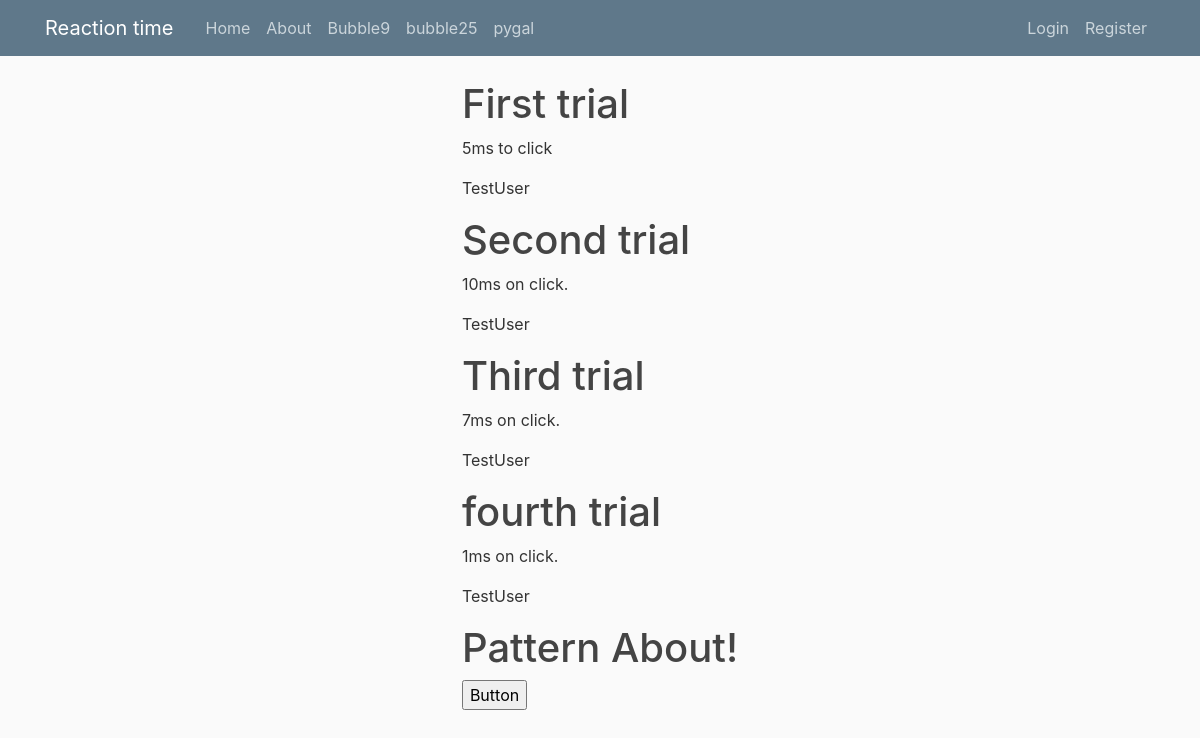
/about, run on the app's committed database.
### patterns/models.py (models this page shows, shortened)
class Post(models.Model):
    title = models.CharField(max_length=100)
    content = models.TextField()
    author = models.ForeignKey(User, on_delete = models.CASCADE)

### patterns/views.py (the view)
def about(request):
    if request.GET.get('Button') == 'Button':
        print('user clicked summary')
    context = {
        'posts': Post.objects.all()
    }
    return render(request, 'patterns/about.html', context)

### patterns/templates/patterns/about.html
{% extends "patterns/base.html" %}
{% block content %}
    {%  for post in posts %}
        <h1> {{ post.title }}</h1>
        <p> {{ post.content }}</p>
        <p> {{ post.author }}</p>
    {% endfor %}
    <h1> Pattern About!</h1>
    <form method='get' action='#'>
        <input type="submit" value="Button" name="Button"/>
    </form>
{% endblock content %}

### patterns/static/patterns/main.css (style rules this page uses)
body { background: #fafafa; color: #333333; margin-top: 5rem; }
h1, h2, h3, h4, h5, h6 { color: #444444; }

### data on the page
Post: title "First trial", content "5ms to click", author "TestUser"
Post: title "Second trial", content "10ms on click.", author "TestUser"
Post: title "Third trial", content "7ms on click.", author "TestUser"
Post: title "fourth trial", content "1ms on click.", author "TestUser"
